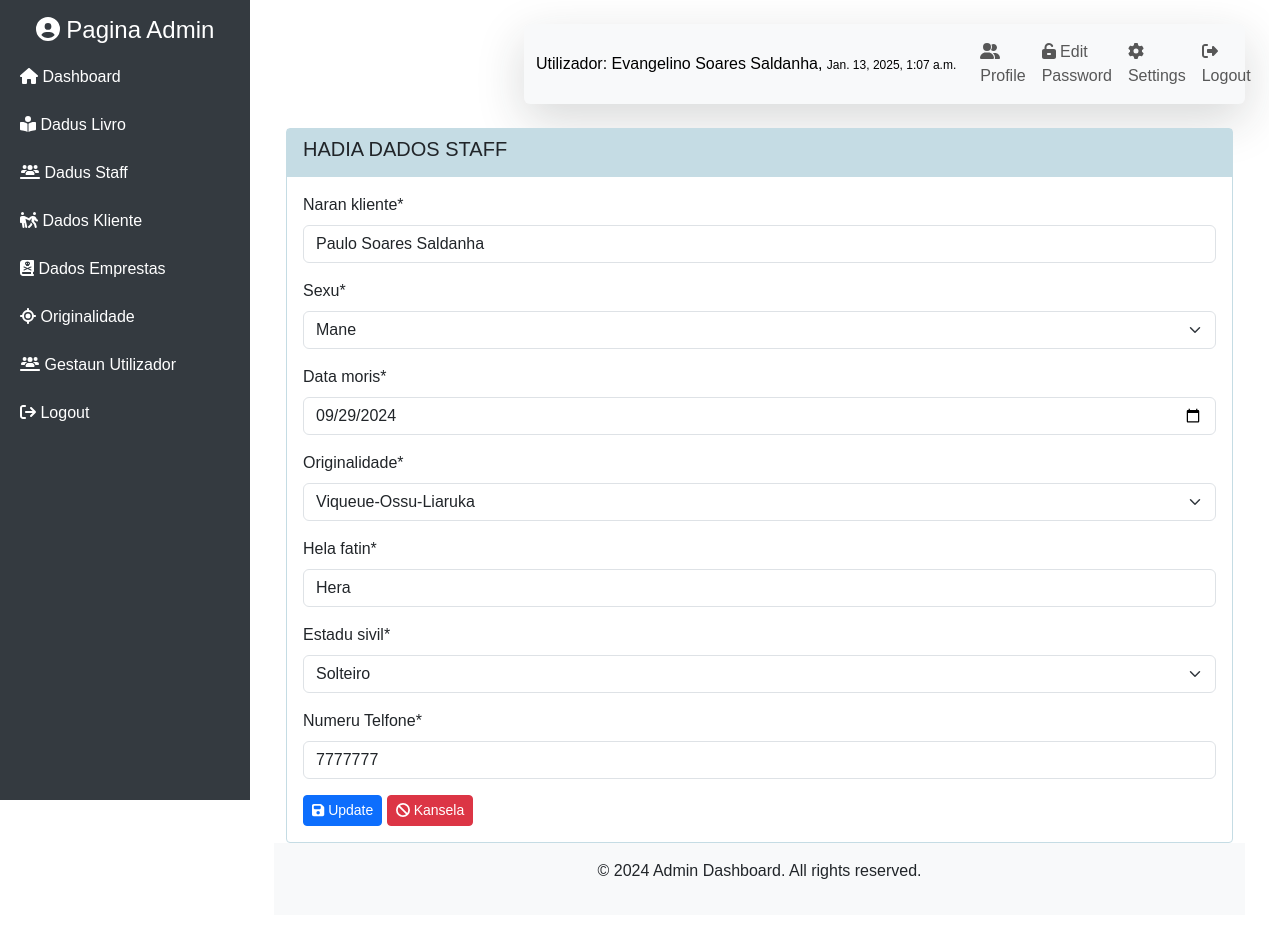
The page /home/update_kliente/1822974aadc94167974102773a179764 (signed in) on the database its author committed.
### mainApp/models.py (models this page shows, shortened)
class Staff(models.Model):
    SEXO_CHOICES = [
        ('Mane', 'Mane'),
        ('Feto', 'Feto'),
    ]
    STADU_CIVIL = [
        ('Solteiro', 'Solteiro'),
        ('Kassadu', 'Kassadu'),
        ('Diborsiadu', 'Diborsiadu'),
        ('Barlakeadu', 'Barlakeadu')
    ]
    id_staff = models.UUIDField(primary_key=True, default=uuid.uuid4, editable=False)
    naran_staff = models.CharField(max_length=225, blank=True, null=True)
    sexu = models.CharField(max_length=4, choices=SEXO_CHOICES, blank=True, null=True)
    data_moris = models.DateField(blank=True, null=True)
    id_suku = models.ForeignKey(Suku, related_name='staff', on_delete=models.CASCADE, blank=True, null=True)
    endereso = models.CharField(max_length=225, blank=True, null=True)
    no_tlf = models.CharField(max_length=20, blank=True, null=True)
    estadu_sivil = models.CharField(max_length=15, default='', choices=STADU_CIVIL,blank=True, null=True)
    user = models.OneToOneField(User, on_delete=models.CASCADE, null= True)
    foto = models.ImageField(
        upload_to='foto_staff/',
        validators=[FileExtensionValidator(allowed_extensions=['png', 'jpg', 'jpeg'])],
        null=True,
        blank=True,
        default='default.png'
    )

class Kliente(models.Model):
    SEXO_CHOICES = [
        ('Mane', 'Mane'),
        ('Feto', 'Feto'),
]
    STADU_CIVIL = [
        ('Solteiro', 'Solteiro'),
        ('Kassadu', 'Kassadu'),
        ('Diborsiadu', 'Diborsiadu'),
        ('Barlakeadu', 'Barlakeadu')
]
    id_kliente = models.UUIDField(primary_key=True, default=uuid.uuid4, editable=False)
    naran_kliente = models.CharField(max_length=225)
    sexu = models.CharField(max_length=4, choices=SEXO_CHOICES)
    data_moris = models.DateField()
    id_suku = models.ForeignKey(Suku, related_name='kliente_suku', on_delete=models.CASCADE)
    hela_fatin = models.CharField(max_length=225)
    estadu_sivil = models.CharField(max_length=15, choices=STADU_CIVIL)
    no_tlf = models.CharField(max_length=20)

class Suku(models.Model):
    id_suku = models.UUIDField(primary_key=True, default=uuid.uuid4, editable=False)
    naran_suku = models.CharField(max_length=50)
    id_postu = models.ForeignKey(Postu, related_name='sukus', on_delete=models.CASCADE)
    def __str__(self):
        return f"{self.id_postu.id_mun.mun}-{self.id_postu.naran_postu}-{self.naran_suku}"

### mainApp/views/views_admin.py (the view)
# urls.py: path('update_kliente/<str:id_kliente>', views.update_kliente, name='update_kliente'),
@login_required
def update_kliente(request, id_kliente):
    kliente = get_object_or_404(Kliente, id_kliente=id_kliente)
    if request.method == 'POST':
        form = FormCliente(request.POST, instance=kliente )
        if form.is_valid():
            form.save()
        messages.success(request, "Hadia dados ho Successu...!")
        return redirect('kliente')
    else:
        form = FormCliente(instance=kliente)
    context = {
        'title': 'Update Staff Data',
        'sub_title': 'Hadia dados Staff',
        'form': form,
        'data': kliente,
    }
    return render(request, 'module/mod_kliente/update_kliente.html',context)

### mainApp/forms.py
class FormCliente(forms.ModelForm):
    class Meta:
        model = Kliente
        fields =  '__all__'
        labels = {
            'id_suku':'Originalidade',
            'no_tlf':'Numeru Telfone'
        }
        widgets = {
                'id_suku': forms.Select(attrs={'class': 'form-control', 'id':'select'}),
                'data_moris': forms.DateInput(attrs={'type': 'date'}),
                'naran_kliente': forms.TextInput(attrs={'placeholder': 'Prense...'}),
                'hela_fatin': forms.TextInput(attrs={'placeholder': 'Prense...'}),
                'no_tlf': forms.TextInput(attrs={'placeholder': 'Prense...'}),
            }

### mainApp/templates/module/mod_kliente/update_kliente.html (shortened to what this page needs)
{% extends 'base.html' %}
{% load crispy_forms_tags %}
{% block content %}
<div class="row mt-4">
    <div class="col-md-12">
        <div class="card rounded-1" id="card">
            <div class="card-header rounded-0" id="card-header">
                <div class="cart-title">
                    <h5 class="card-title">{{sub_title}}</h5>
                </div>
            </div>
            <div class="card-body">
              <form action="" method="POST">
                {{ form|crispy }}
                <button type="submin" class="btn btn-sm btn-primary"><i class="fa fa-save"></i> Update</button>
                <button type="reset" class="btn btn-sm btn-danger" onclick="self.history.back()"><i class="fa fa-cancel"></i> Kansela</button>
              </form>
            </div>
        </div>
    </div>
</div>
{% endblock %}

### templates/navbar.html (shortened to what this page needs)
<nav class="navbar navbar-expand-lg navbar-light bg-light shadow-lg rounded-2">
    <div class="container-fluid rounded-1">
        <a class="navbar-brand fs-6" href="#">Utilizador: {{request.user.staff.naran_staff}}, <span
                style="font-size: 12px;">{{user.last_login}}</span></a>
        <div class="collapse navbar-collapse" id="navbarSupportedContent">
            <ul class="navbar-nav ms-auto mb-2 mb-lg-0">
                <li class="nav-item">
                    <a class="nav-link" href="{% url 'detallu_staff' request.user.staff.id_staff %}"><i
                            class="fa fa-user-friends"></i> Profile</a>
                </li>
                <li class="nav-item">
                    <a class="nav-link" href="{% url 'change-password' %}"><i class="fa fa-unlock-keyhole"></i> Edit
                        Password</a>
                </li>
                <li class="nav-item">
                    <a class="nav-link" href="{% url 'update_staff' request.user.staff.id_staff %}"><i
                            class="fa fa-gear"></i> Settings</a>
                </li>
                <li class="nav-item">
                    <a class="nav-link" href="{% url 'logout' %}"><i class="fa fa-sign-out-alt "></i> Logout</a>
                </li>
            </ul>
        </div>
    </div>
</nav>

### static/css/style.css (style rules this page uses)
body { font-family: 'Arial', sans-serif; overflow-x: hidden; }
.navbar { margin-left: 250px; transition: margin-left 0.3s ease; }
#card-header { background-color: #c5dce4; border: none; }
#card { border-color: rgb(197, 220, 228); }
.card-title { text-transform: uppercase; }

### rows shown on the page
Kliente: naran_kliente "Paulo Soares Saldanha", sexu "Mane", data_moris "09/29/2024", hela_fatin "Hera", estadu_sivil "Solteiro", no_tlf "7777777"
Suku: id_suku "Viqueue-Ossu-Liaruka"

### other values the page prints
{{ request.user.staff.naran_staff }} "Evangelino Soares Saldanha"
{{ user.last_login }} "Jan. 13, 2025, 1:07 a.m."
{{ sub_title }} "HADIA DADOS STAFF"
